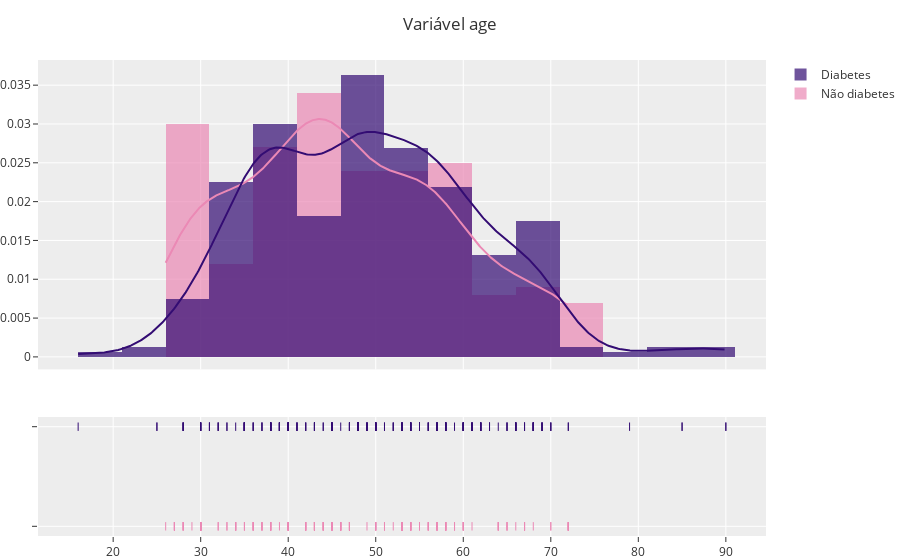

Notebook code for this chart:
### Code cell
plot_histogram_by_target(data, 'target', 'age', bin_size=5)

### Figure 1 — Plotly figure (JSON) as saved in the notebook; plotly's stock layout.template omitted (floating-point values rounded to 4 significant figures; data arrays with more than 128 entries replaced by an {"elided": "..."} marker saying what was removed)
{"data": [{"histnorm": "probability density", "legendgroup": "Não diabetes", "marker": {"color": "#EB89B5"}, "name": "Não diabetes", "opacity": 0.7, "type": "histogram", "x": {"elided": "200 int values"}, "xaxis": "x", "xbins": {"end": 72, "size": 5, "start": 26}, "yaxis": "y"}, {"histnorm": "probability density", "legendgroup": "Diabetes", "marker": {"color": "#330C73"}, "name": "Diabetes", "opacity": 0.7, "type": "histogram", "x": {"elided": "320 int values"}, "xaxis": "x", "xbins": {"end": 90, "size": 5, "start": 16}, "yaxis": "y"}, {"legendgroup": "Não diabetes", "marker": {"color": "#EB89B5"}, "mode": "lines", "name": "Não diabetes", "showlegend": false, "type": "scatter", "x": {"elided": "500 float values"}, "xaxis": "x", "y": {"elided": "500 float values"}, "yaxis": "y"}, {"legendgroup": "Diabetes", "marker": {"color": "#330C73"}, "mode": "lines", "name": "Diabetes", "showlegend": false, "type": "scatter", "x": {"elided": "500 float values"}, "xaxis": "x", "y": {"elided": "500 float values"}, "yaxis": "y"}, {"legendgroup": "Não diabetes", "marker": {"color": "#EB89B5", "symbol": "line-ns-open"}, "mode": "markers", "name": "Não diabetes", "showlegend": false, "type": "scatter", "x": {"elided": "200 int values"}, "xaxis": "x", "y": {"elided": "200 str values"}, "yaxis": "y2"}, {"legendgroup": "Diabetes", "marker": {"color": "#330C73", "symbol": "line-ns-open"}, "mode": "markers", "name": "Diabetes", "showlegend": false, "type": "scatter", "x": {"elided": "320 int values"}, "xaxis": "x", "y": {"elided": "320 str values"}, "yaxis": "y2"}], "layout": {"autosize": true, "barmode": "overlay", "hovermode": "closest", "legend": {"traceorder": "reversed"}, "margin": {"b": 0, "l": 0, "r": 0, "t": 60}, "title": {"text": "Variável age"}, "xaxis": {"anchor": "y2", "autorange": true, "domain": [0, 1], "range": [11.62, 94.38], "type": "linear", "zeroline": false}, "yaxis": {"anchor": "free", "autorange": true, "domain": [0.35, 1], "position": 0, "range": [-0.00161, 0.03824], "type": "linear"}, "yaxis2": {"anchor": "x", "autorange": true, "domain": [0, 0.25], "dtick": 1, "range": [-0.1316, 1.132], "showticklabels": false, "type": "category"}}}
